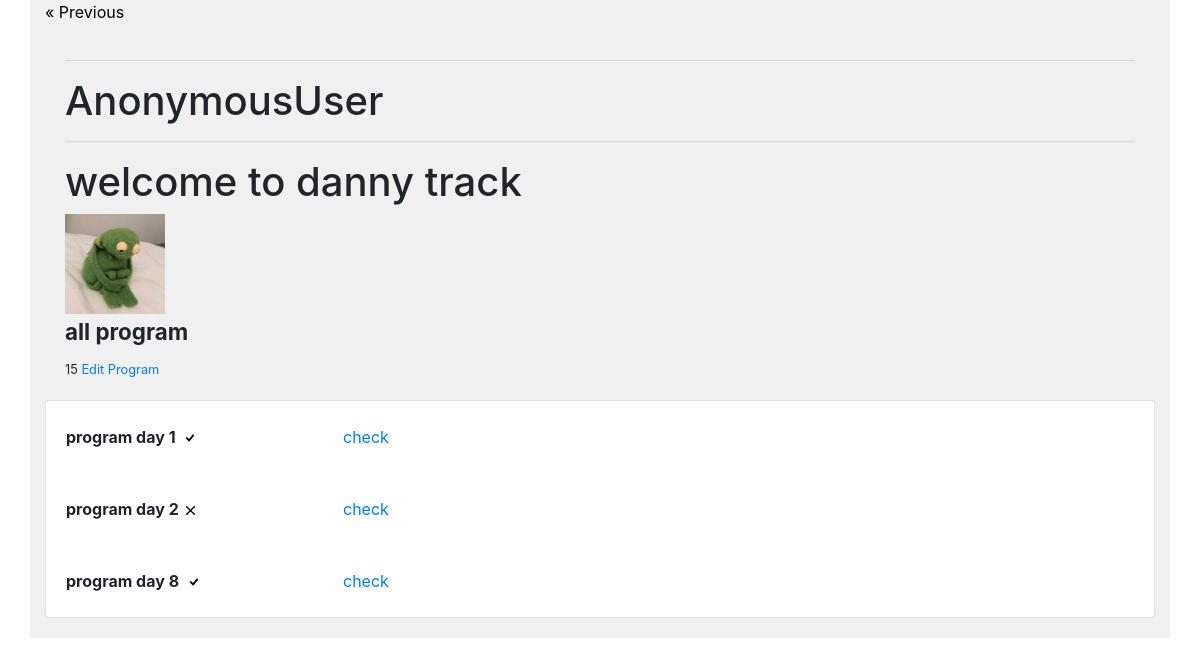
/trainer/track/15, run on the app's committed database.
### Users/models.py (models this page shows, shortened)
class Customer(models.Model):
    user = models.OneToOneField(User, on_delete=models.CASCADE, blank=True)
    owned = models.ForeignKey('Courses.Course', on_delete=models.CASCADE,
                              blank=True, related_name="study", null=True)
    weight = models.FloatField(default=0)
    height = models.FloatField(default=0)
    bmi = models.FloatField(default=0)
    trainer = models.ForeignKey('Trainer.Trainer', on_delete=models.CASCADE,related_name="my_trainer", null=True, blank=True)
    track_customer = models.OneToOneField(
        'Tracking.Tracks', related_name="tracks_owner", on_delete=models.SET_NULL, null=True, blank=True)
    profile_pic = models.ImageField(null=True, blank=True, default="user_default_pic.jfif")
    last_login = models.DateTimeField(auto_now=False, auto_now_add=True)

### Tracking/models.py (models this page shows, shortened)
class Program(models.Model):
    start_date = models.DateTimeField(auto_now=False, auto_now_add=False)
    end_date = models.DateTimeField()
    objective = models.ManyToManyField(Workout,related_name="workout")
    day = models.IntegerField(default=0)
    status = models.BooleanField(default=False)
    enable_check = models.BooleanField(default=True)

### Trainer/views.py (the view)
# urls.py: path('track/<int:id>', views.customerTrack, name="customerTrack"),
def customerTrack(request, id):
    customer = get_object_or_404(Customer, pk=id)
    customer_join = get_object_or_404(Customer, pk=id).track_customer
    customer_track = get_object_or_404(Tracks, pk=customer_join.id)
    customer_program_day = customer_track.day_program.all()
    for i in customer_program_day:
        print(i.id)
    return render(request, "trainer/customerTrack.html", {
        "customer": customer,
        "track": customer_join,
        "program": customer_program_day,
    })

### Trainer/templates/trainer/customerTrack.html (shortened to what this page needs)
<!DOCTYPE html>
<html>
<head>
    <link rel="stylesheet" href="https://stackpath.bootstrapcdn.com/bootstrap/4.1.3/css/bootstrap.min.css"
>
    <link rel="stylesheet" href="https://use.fontawesome.com/releases/v5.6.1/css/all.css"
>
</head>
<body>
    <div class="container" style="padding-bottom: 20px; background-color: rgb(240, 240, 240);">
        <a href="{% url 'Trainer:trainer_course' %}" class="previous">&laquo; Previous</a>
        <div class="main-body">
            <div class="card-body">
                <hr>
                <h1>{{ request.user }}</h1>
                <hr>
                <h1>welcome to {{ customer.user }} track</h1>
                <img src="{{customer.profile_pic.url}}" width="100" height="100">
                <h3><small><b>
                            all program
                        </b> </small></h3>
                <small>
                    {{customer.id}}
                    <a href="{% url 'Trainer:edittrack'  customer.id %}">Edit Program</a></small>
            </div>
            <div class="card">
                <div class="col-lg-12 col-md-12">
                    {% for i in program %}
                    <div class="row py-1 ">
                        <div class="col-3 card-body">
                            <b> program day {{i.day}}</b>
                            {% if i.status %}
                            <svg width="20px" height="20px" viewBox="-81 0 512 512" xmlns="http://www.w3.org/2000/svg">
                                <title>i-tick</title>
                                <path d="M64 261L96 229 149 282 250 160 286 192 153 350 64 261Z" />
                            </svg>
                            {% else %}
                            <svg width="15px" height="15px" viewBox="-28 0 512 512" xmlns="http://www.w3.org/2000/svg">
                                <title>cancel</title>
                                <path
                                    d="M64 388L196 256 64 124 96 92 228 224 360 92 392 124 260 256 392 388 360 420 228 288 96 420 64 388Z" />
                            </svg>
                            {% endif %}
                        </div>
                        <div class="col-2 card-body">
                            <a href="{% url 'Trainer:program_customer' i.id %}">check</a>
                        </div>
                    </div>
                    {% endfor %}
                </div>
            </div>
        </div>
</body>
</html>

### Trainer/templates/trainer/customerTrack.html (style rules this page uses)
.previous { background-color: #f1f1f1; color: black; }

### data on the page
Customer: user "danny", profile_pic (picture), id "15"
Program: day "1", status True (drawn)
Program: day "2", status False (drawn)
Program: day "8", status True (drawn)

### other printed values
{{ request.user }} "AnonymousUser"
